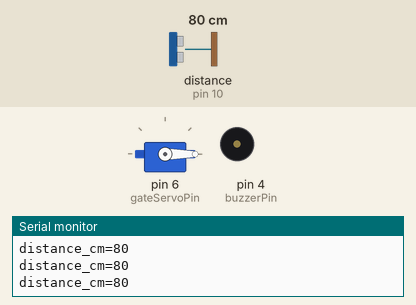
Simulated run of this sketch. Board: Arduino Uno, built with avr-gcc and run on an emulated ATmega328P. Parts: servo, buzzer (waves = sounding), the last lines printed to the serial monitor. Wiring (inferred from the names in the program): ultrasonic range finder: trigger pin 9; echo pin 10. The test bench sets the inputs (shaded band); at power-on: distance to the obstacle (sensor on pin 10) 80 cm. The echo pulse lasts 58.3 µs per cm.

Above: at 1.2 s.
1.3 s: distance to the obstacle (sensor on pin 10) set to 32 cm
2.8 s: distance to the obstacle (sensor on pin 10) set to 26 cm
At 3.06 s:
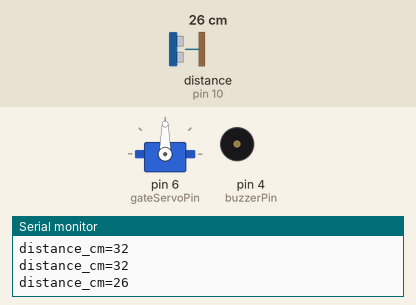
5.8 s: distance to the obstacle (sensor on pin 10) set to 2 cm
7.5 s: distance to the obstacle (sensor on pin 10) set to 9 cm
At 7.8 s:
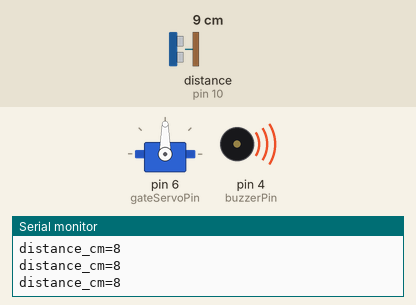
Timing chart, 0 to 10.5 s (numbered marks = the images above; inputs shaded):
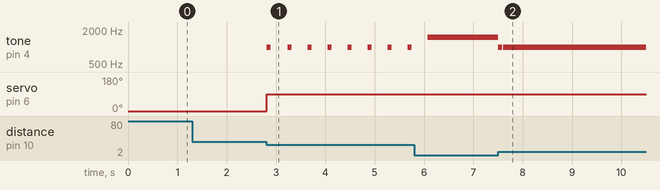

Measured:
- the behaviour switches between 30 and 29 cm on distance to the obstacle (sensor on pin 10) (found by bisection; images 0 and 1)
- after the input at 2.8 s, tone on pin 4 (buzzerPin): alternates 1000 Hz for 0.08 s and silent for 0.33 s, starting at once; servo on pin 6 (gateServoPin): 0° → 90° at once
- after the input at 7.5 s, tone on pin 4 (buzzerPin): 1500 Hz → 1000 Hz at once, → silent 0.08 s later, → 1000 Hz 0.02 s later

The sketch:

sketch.ino
```cpp
// Assignment C: ultrasonic parking gate with a servo actuator and warning buzzer.
#include <Servo.h> // Include Arduino's built-in Servo library.
Servo gateServo; // Create the gate servo controller.
const byte trigPin = 9; // HC-SR04 trigger pin.
const byte echoPin = 10; // HC-SR04 echo pin.
const byte buzzerPin = 4; // Buzzer output pin.
const byte gateServoPin = 6; // Gate servo signal pin.
const int openThresholdCm = 30; // Open the gate when a target is closer than this distance.
const int alarmThresholdCm = 8; // Use a continuous alarm below this distance.
long readDistanceCm() { // Measure and return distance in centimetres, or -1 on timeout.
  digitalWrite(trigPin, LOW); // Ensure a clean trigger start.
  delayMicroseconds(2); // Hold the trigger low briefly.
  digitalWrite(trigPin, HIGH); // Start the trigger pulse.
  delayMicroseconds(10); // Hold the trigger high for 10 microseconds.
  digitalWrite(trigPin, LOW); // End the trigger pulse.
  unsigned long echoTimeUs = pulseIn(echoPin, HIGH, 30000UL); // Measure the echo with a 30 ms timeout.
  if (echoTimeUs == 0) { // Check for missing echo.
    return -1; // Return an invalid-distance marker.
  } // End timeout check.
  return (long)(echoTimeUs * 0.0343f / 2.0f); // Convert round-trip duration to approximate centimetres.
} // End distance function.
void setup() { // Configure the circuit once.
  pinMode(trigPin, OUTPUT); // Configure sensor trigger output.
  pinMode(echoPin, INPUT); // Configure sensor echo input.
  pinMode(buzzerPin, OUTPUT); // Configure buzzer output.
  gateServo.attach(gateServoPin); // Attach the gate servo signal.
  gateServo.write(0); // Start with the gate closed.
  Serial.begin(9600); // Start serial status output.
} // End setup.
void loop() { // Repeatedly sense and control the gate.
  long distanceCm = readDistanceCm(); // Get the latest distance or timeout marker.
  if (distanceCm < 0) { // Treat a timeout as unknown, not a nearby obstacle.
    gateServo.write(0); // Keep the gate closed when distance is unknown.
    noTone(buzzerPin); // Silence the buzzer when there is no valid reading.
    Serial.println("No echo; gate held closed."); // Report sensor timeout clearly.
    delay(100); // Pause briefly before retrying.
    return; // Begin the next loop iteration.
  } // End timeout handling.
  Serial.print("distance_cm="); // Print a label for the range reading.
  Serial.println(distanceCm); // Print the measured distance.
  if (distanceCm < alarmThresholdCm) { // Check for the immediate hazard zone.
    gateServo.write(90); // Open the gate in response to an approaching vehicle.
    tone(buzzerPin, 1500); // Sound a continuous 1500 Hz warning.
    delay(50); // Keep the loop responsive while maintaining the alarm.
  } else if (distanceCm < openThresholdCm) { // Check for the gate-opening range.
    gateServo.write(90); // Open the gate.
    noTone(buzzerPin); // Silence the critical alarm outside its threshold.
    tone(buzzerPin, 1000, 80); // Give a short proximity beep.
    delay((unsigned long)map(distanceCm, alarmThresholdCm, openThresholdCm, 80, 500)); // Beep more slowly farther from the gate.
  } else { // The target is at least the opening threshold away.
    gateServo.write(0); // Close the gate.
    noTone(buzzerPin); // Turn off the warning buzzer.
    delay(100); // Limit sensor polling rate.
  } // End distance-range decision.
} // End loop.
```
